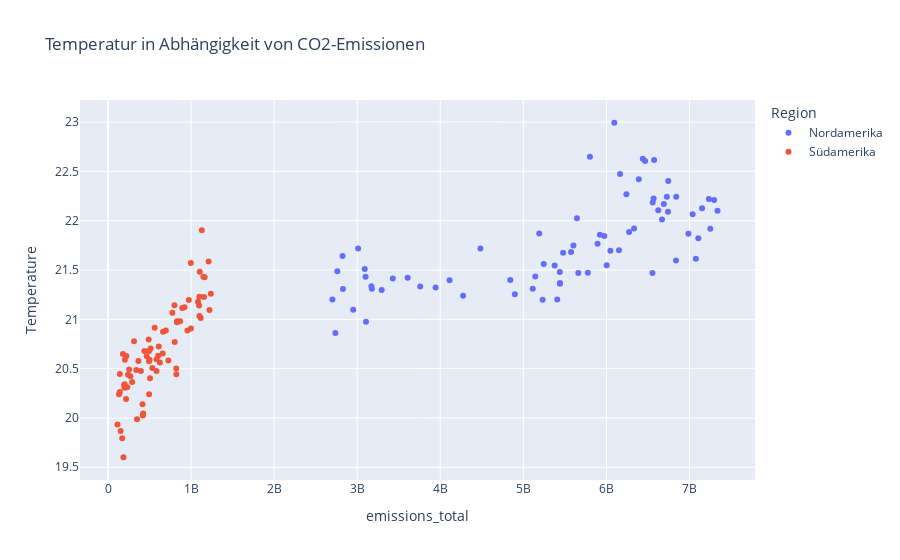

Notebook code cell kept with this figure:
### Code cell
# Region hinzufügen, um die Daten zu unterscheiden
yearly_summarynorden["Region"] = "Nordamerika"
yearly_summarysouth["Region"] = "Südamerika"

df_combined = pd.concat([yearly_summarynorden, yearly_summarysouth], ignore_index=True)

plot_temperature_vs_emissions(df_combined)
